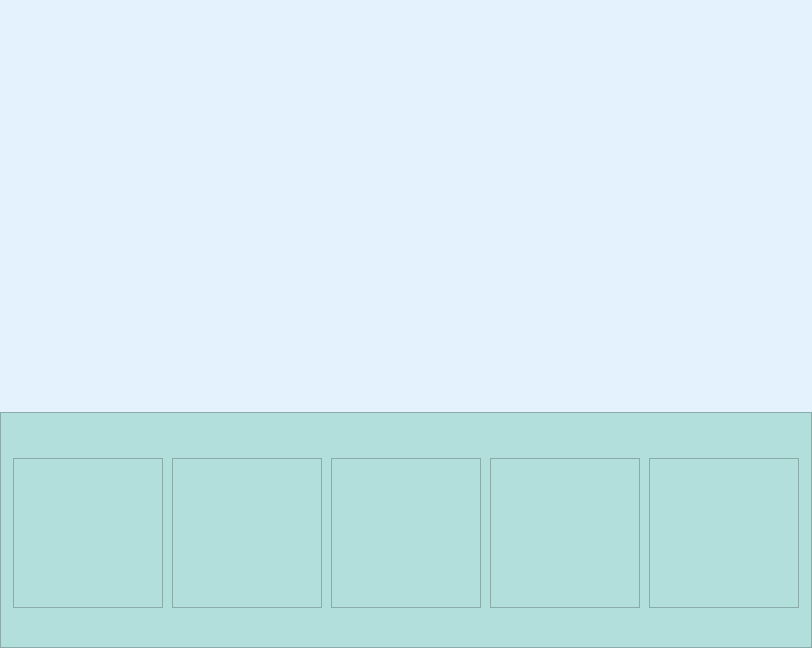
<?xml version="1.0" encoding="UTF-8"?>
<ui version="4.0">
 <class>DetectionWindow</class>
 <widget class="QDialog" name="DetectionWindow">
  <property name="geometry">
   <rect>
    <x>0</x>
    <y>0</y>
    <width>812</width>
    <height>648</height>
   </rect>
  </property>
  <property name="windowTitle">
   <string>SaferAuto Detection</string>
  </property>
  <property name="styleSheet">
   <string notr="true">background-color: rgb(227, 242, 253);</string>
  </property>
  <layout class="QGridLayout" name="gridLayout">
   <property name="leftMargin">
    <number>0</number>
   </property>
   <property name="topMargin">
    <number>0</number>
   </property>
   <property name="rightMargin">
    <number>0</number>
   </property>
   <property name="bottomMargin">
    <number>0</number>
   </property>
   <item row="1" column="0">
    <widget class="QFrame" name="detectedElementsLayout">
     <property name="styleSheet">
      <string notr="true">background-color: rgb(178, 223, 219);</string>
     </property>
     <property name="frameShape">
      <enum>QFrame::StyledPanel</enum>
     </property>
     <property name="frameShadow">
      <enum>QFrame::Raised</enum>
     </property>
     <layout class="QGridLayout" name="gridLayout_2">
      <property name="topMargin">
       <number>9</number>
      </property>
      <property name="bottomMargin">
       <number>3</number>
      </property>
      <item row="0" column="1">
       <widget class="QLabel" name="detectedElement2ClassName">
        <property name="text">
         <string/>
        </property>
        <property name="alignment">
         <set>Qt::AlignCenter</set>
        </property>
       </widget>
      </item>
      <item row="2" column="1">
       <widget class="QLabel" name="detectedElement2Probability">
        <property name="text">
         <string/>
        </property>
        <property name="alignment">
         <set>Qt::AlignCenter</set>
        </property>
       </widget>
      </item>
      <item row="2" column="0">
       <widget class="QLabel" name="detectedElement1Probability">
        <property name="maximumSize">
         <size>
          <width>16777215</width>
          <height>20</height>
         </size>
        </property>
        <property name="text">
         <string/>
        </property>
        <property name="alignment">
         <set>Qt::AlignCenter</set>
        </property>
       </widget>
      </item>
      <item row="1" column="2">
       <widget class="QLabel" name="detectedElement3Image">
        <property name="minimumSize">
         <size>
          <width>150</width>
          <height>150</height>
         </size>
        </property>
        <property name="maximumSize">
         <size>
          <width>150</width>
          <height>150</height>
         </size>
        </property>
        <property name="frameShape">
         <enum>QFrame::StyledPanel</enum>
        </property>
        <property name="text">
         <string/>
        </property>
        <property name="alignment">
         <set>Qt::AlignCenter</set>
        </property>
       </widget>
      </item>
      <item row="1" column="1">
       <widget class="QLabel" name="detectedElement2Image">
        <property name="minimumSize">
         <size>
          <width>150</width>
          <height>150</height>
         </size>
        </property>
        <property name="maximumSize">
         <size>
          <width>150</width>
          <height>150</height>
         </size>
        </property>
        <property name="frameShape">
         <enum>QFrame::StyledPanel</enum>
        </property>
        <property name="text">
         <string/>
        </property>
        <property name="alignment">
         <set>Qt::AlignCenter</set>
        </property>
       </widget>
      </item>
      <item row="1" column="0">
       <widget class="QLabel" name="detectedElement1Image">
        <property name="minimumSize">
         <size>
          <width>150</width>
          <height>150</height>
         </size>
        </property>
        <property name="maximumSize">
         <size>
          <width>150</width>
          <height>150</height>
         </size>
        </property>
        <property name="frameShape">
         <enum>QFrame::StyledPanel</enum>
        </property>
        <property name="frameShadow">
         <enum>QFrame::Plain</enum>
        </property>
        <property name="lineWidth">
         <number>1</number>
        </property>
        <property name="text">
         <string/>
        </property>
        <property name="alignment">
         <set>Qt::AlignCenter</set>
        </property>
       </widget>
      </item>
      <item row="0" column="3">
       <widget class="QLabel" name="detectedElement4ClassName">
        <property name="text">
         <string/>
        </property>
        <property name="alignment">
         <set>Qt::AlignCenter</set>
        </property>
       </widget>
      </item>
      <item row="1" column="3">
       <widget class="QLabel" name="detectedElement4Image">
        <property name="minimumSize">
         <size>
          <width>150</width>
          <height>150</height>
         </size>
        </property>
        <property name="maximumSize">
         <size>
          <width>150</width>
          <height>150</height>
         </size>
        </property>
        <property name="frameShape">
         <enum>QFrame::StyledPanel</enum>
        </property>
        <property name="text">
         <string/>
        </property>
        <property name="alignment">
         <set>Qt::AlignCenter</set>
        </property>
       </widget>
      </item>
      <item row="0" column="2">
       <widget class="QLabel" name="detectedElement3ClassName">
        <property name="text">
         <string/>
        </property>
        <property name="alignment">
         <set>Qt::AlignCenter</set>
        </property>
       </widget>
      </item>
      <item row="2" column="3">
       <widget class="QLabel" name="detectedElement4Probability">
        <property name="text">
         <string/>
        </property>
        <property name="alignment">
         <set>Qt::AlignCenter</set>
        </property>
       </widget>
      </item>
      <item row="0" column="0">
       <widget class="QLabel" name="detectedElement1ClassName">
        <property name="maximumSize">
         <size>
          <width>16777215</width>
          <height>20</height>
         </size>
        </property>
        <property name="text">
         <string/>
        </property>
        <property name="alignment">
         <set>Qt::AlignCenter</set>
        </property>
       </widget>
      </item>
      <item row="2" column="2">
       <widget class="QLabel" name="detectedElement3Probability">
        <property name="text">
         <string/>
        </property>
        <property name="alignment">
         <set>Qt::AlignCenter</set>
        </property>
       </widget>
      </item>
      <item row="1" column="4">
       <widget class="QLabel" name="detectedElement5Image">
        <property name="minimumSize">
         <size>
          <width>150</width>
          <height>150</height>
         </size>
        </property>
        <property name="maximumSize">
         <size>
          <width>150</width>
          <height>150</height>
         </size>
        </property>
        <property name="frameShape">
         <enum>QFrame::StyledPanel</enum>
        </property>
        <property name="text">
         <string/>
        </property>
        <property name="alignment">
         <set>Qt::AlignCenter</set>
        </property>
       </widget>
      </item>
      <item row="0" column="4">
       <widget class="QLabel" name="detectedElement5ClassName">
        <property name="maximumSize">
         <size>
          <width>16777215</width>
          <height>20</height>
         </size>
        </property>
        <property name="text">
         <string/>
        </property>
        <property name="alignment">
         <set>Qt::AlignCenter</set>
        </property>
       </widget>
      </item>
      <item row="2" column="4">
       <widget class="QLabel" name="detectedElement5Probability">
        <property name="text">
         <string/>
        </property>
        <property name="alignment">
         <set>Qt::AlignCenter</set>
        </property>
       </widget>
      </item>
     </layout>
    </widget>
   </item>
   <item row="0" column="0">
    <layout class="QVBoxLayout" name="generalImageLayout">
     <property name="bottomMargin">
      <number>20</number>
     </property>
     <item>
      <widget class="QLabel" name="fpsoutput">
       <property name="minimumSize">
        <size>
         <width>0</width>
         <height>30</height>
        </size>
       </property>
       <property name="maximumSize">
        <size>
         <width>16777215</width>
         <height>30</height>
        </size>
       </property>
       <property name="text">
        <string/>
       </property>
       <property name="alignment">
        <set>Qt::AlignCenter</set>
       </property>
      </widget>
     </item>
     <item>
      <widget class="QLabel" name="detectiondisplay">
       <property name="minimumSize">
        <size>
         <width>0</width>
         <height>350</height>
        </size>
       </property>
       <property name="maximumSize">
        <size>
         <width>1000</width>
         <height>350</height>
        </size>
       </property>
       <property name="text">
        <string/>
       </property>
       <property name="alignment">
        <set>Qt::AlignCenter</set>
       </property>
      </widget>
     </item>
    </layout>
   </item>
  </layout>
 </widget>
 <resources/>
 <connections/>
</ui>
